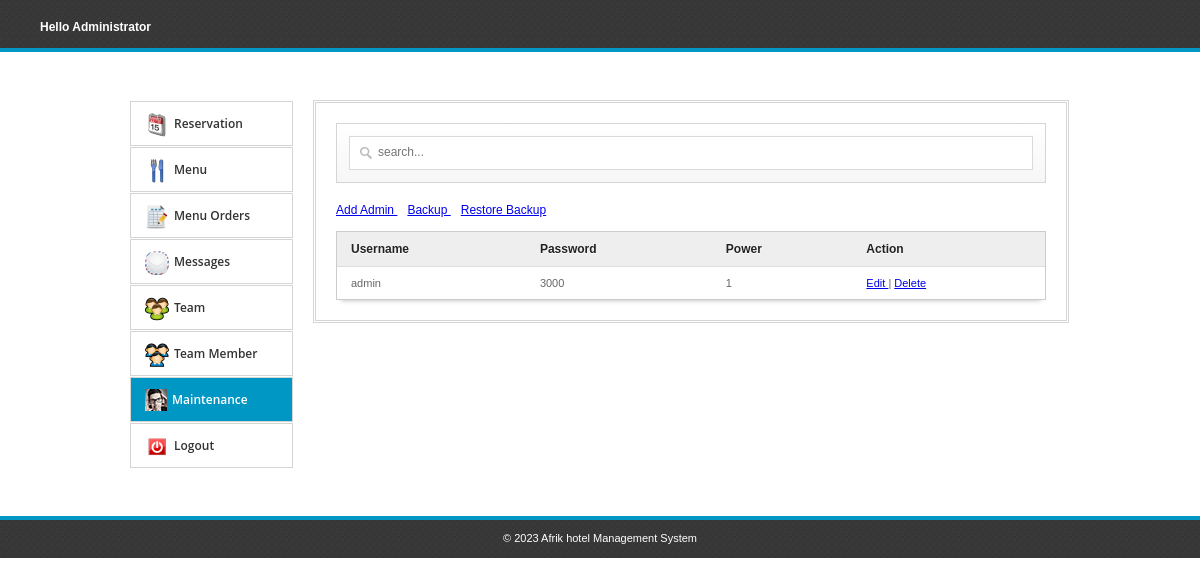
Screenshot of /admin/adminaccount.php (signed in) with the database file from the repository.
### tables this page shows
CREATE TABLE IF NOT EXISTS `user` (
  `id` int(11) NOT NULL AUTO_INCREMENT,
  `username` varchar(100) NOT NULL,
  `password` varchar(100) NOT NULL,
  `power` int(11) NOT NULL,
  PRIMARY KEY (`id`)
);

### admin/adminaccount.php (the view, shortened to what this page needs)
<html>
<head>
<link rel="stylesheet" href="admin.css">
<link href="src/facebox.css" media="screen" rel="stylesheet" type="text/css" />
</head>
<body>
	<div id="top">
		<div class="logo">
			 <span style="float:right; color:#FFFFFF; font-weight:bold; display: inline-block; padding: 20px 0 0 20px;">Hello Administrator</span>
		</div>
	</div>
	<div class="container  clearfix">
		<div class="one-third1 column">
			<ul>
				<li><a href="index.php"><img alt="" src="img/home.png"><span>Reservation</span></a></li>
				<li><a href="menu.php"><img alt="" src="img/page.png"><span>Menu</span></a></li>
				<li><a href="menuorders.php"><img alt="" src="img/menuorder.png"><span>Menu Orders</span></a></li>
				<li><a href="suggestions.php"><img alt="" src="img/mesage.png"><span>Messages</span></a></li>
				<li><a href="team.php"><img alt="" src="img/team.png"><span>Team</span></a></li>
				<li><a href="teammember.php"><img alt="" src="img/user.png"><span>Team Member</span></a></li>
				<li class="active"><a href="adminaccount.php"><img alt="" src="img/userpic.png"><span>Maintenance</span></a></li>
				<li><a href="../index.php"><img alt="" src="img/logout.png"><span>Logout</span></a></li>
			</ul>
		</div>
		<div class="two-thirds1 column">
			<div class="thewraper">
			<div id="formdesign"><input type="text" name="filter" value="" id="filter" placeholder="search..." autocomplete="off" /></div>
			<a rel="facebox" href="addadmin.php"> Add Admin </a> &nbsp;&nbsp; <a href="backup/export.php"> Backup </a> &nbsp;&nbsp; <a href="backup/import.php"> Restore Backup </a><br><br>
			<table id="resultTable" data-responsive="table">
				<thead>
					<tr>
						<th> Username </th>
						<th> Password </th>
						<th> Power </th>
						<th> Action </th>
					</tr>
				</thead>
				<tbody>
						<?php
							include('../connect.php');
							$result = $db->prepare("SELECT * FROM user");
							$result->execute();
							for($i=0; $row = $result->fetch(); $i++){
						?>
						<tr class="record">
						<td><?php echo $row['username']; ?></td>
						<td><?php echo $row['password']; ?></td>
						<td><?php echo $row['power']; ?></td>
						<td><a rel="facebox" href="editteaccount.php?id=<?php echo $row['id']; ?>"> Edit </a> | <a href="#" id="<?php echo $row['id']; ?>" class="delbutton" title="Click To Delete">Delete</a></td>
						</tr>
						<?php
							}
						?>
				</tbody>
			</table>
			</div>
		</div>
	</div>
	<div id="footer">
		<div class="copyrights">&copy; 2023 Afrik hotel Management System</div>
	</div>
</body>
</html>

### admin/admin.css (style rules this page uses)
* { -moz-transition: width 1s ease-in-out, left 1.5s ease-in-out; -webkit-transition: width 1s ease-in-out, left 1.5s ease-in-out; -moz-transition: width 1s ease-in-out, left 1.5s ease-in-out; -o-transition: width 1s ease-in-out, left 1.5s ease-in-out; transition: width 1s ease-in-out, left 1.5s ease-in-out; }
body { margin: 0; color: #555555; font-family: Arial,Helvetica,sans-serif; font-size: 12px; }
#top { border-bottom: 4px solid #0097C4; height: 48px; background: url("img/dark.png") repeat scroll 0 0 rgba(0, 0, 0, 0); margin-bottom: 48px; }
#footer { border-top: 4px solid #0097C4; height: 38px; background: url("img/dark.png") repeat scroll 0 0 rgba(0, 0, 0, 0); margin-top: 48px; }
.copyrights { display: block; width: 100%; text-align: center; padding-top: 12px; color: #FFFFFF; font-size: 11px; }
.logo { float: left; width: auto; margin-left: 20px; }
.one-third1 ul { height: auto; margin: 0; padding: 0; list-style: none outside none; }
.one-third1 ul li { margin-top: 1px; position: relative; line-height: 20px; }
.active { background: none repeat scroll 0 0 #0097C4; }
.active a { color: #ffffff !important; }
.one-third1 ul li a { border: 1px solid #D5D5D5; color: #333333; display: block; font-family: 'Open Sans',sans-serif; font-size: 12px; font-weight: 600; padding: 11px 14px; text-decoration: none; }
.one-third1 ul li a img { float: left; margin-right: 5px; }
.one-third1 ul li a span { display: block; white-space: nowrap; margin-top: 1px; }
#formdesign { background: linear-gradient(to bottom, #FFFFFF 0%, #F6F6F6 100%) repeat scroll 0 0 rgba(0, 0, 0, 0); border: 1px solid #D5D5D5; padding: 12px; position: relative; margin: 20px 0; }
#filter { -moz-box-sizing: border-box; background: url("img/big_search.png") no-repeat scroll 10px 10px #FFFFFF; box-shadow: none; display: block; font-size: 12px; height: 34px; margin: 0; padding: 9px 140px 9px 28px; width: 100%; border: 1px solid #DADADA; transition: border 0.2s linear 0s, box-shadow 0.2s linear 0s; padding-top: 6px; }
table { border-collapse: separate; background-color: #FFFFFF; border-spacing: 0; max-width: 100%; }
#resultTable { color: #666666; text-shadow: 0 1px 0 #FFFFFF; width: 100%; border: 1px solid #CCCCCC; box-shadow: 0 5px 5px -5px rgba(0, 0, 0, 0.3); }
#resultTable thead tr th { background: none repeat scroll 0 0 #EEEEEE; color: #222222; padding: 10px 14px; text-align: left; border-top: 0 none; font-size: 12px; }
#resultTable tbody tr td { background-color: #FFFFFF; font-size: 11px; text-align: left; padding: 10px 14px; border-top: 1px solid #DDDDDD; }
.container .column, .container .columns { float: left; display: inline; margin-left: 10px; margin-right: 10px; }
.container { position: relative; width: 960px; margin: 0 auto; padding: 0; }
.container .one-third1.column { width: 163px; }
.container .two-thirds1.column { width: 750px; border: double #D5D5D5; padding-bottom: 20px; }
.thewraper { margin: 0 20px; }
input { border: 1px solid #000000; width: 270px; padding: 5px; margin-bottom: 10px; }
.container:after { content: "\0020"; display: block; height: 0; clear: both; visibility: hidden; }
.clearfix:before, .clearfix:after, .row:before, .row:after { content: '\0020'; display: block; overflow: hidden; visibility: hidden; width: 0; height: 0; }
.row:after, .clearfix:after { clear: both; }
.row, .clearfix { zoom: 1; }

### rows the page displays
user: username "admin", password "3000", power "1"
